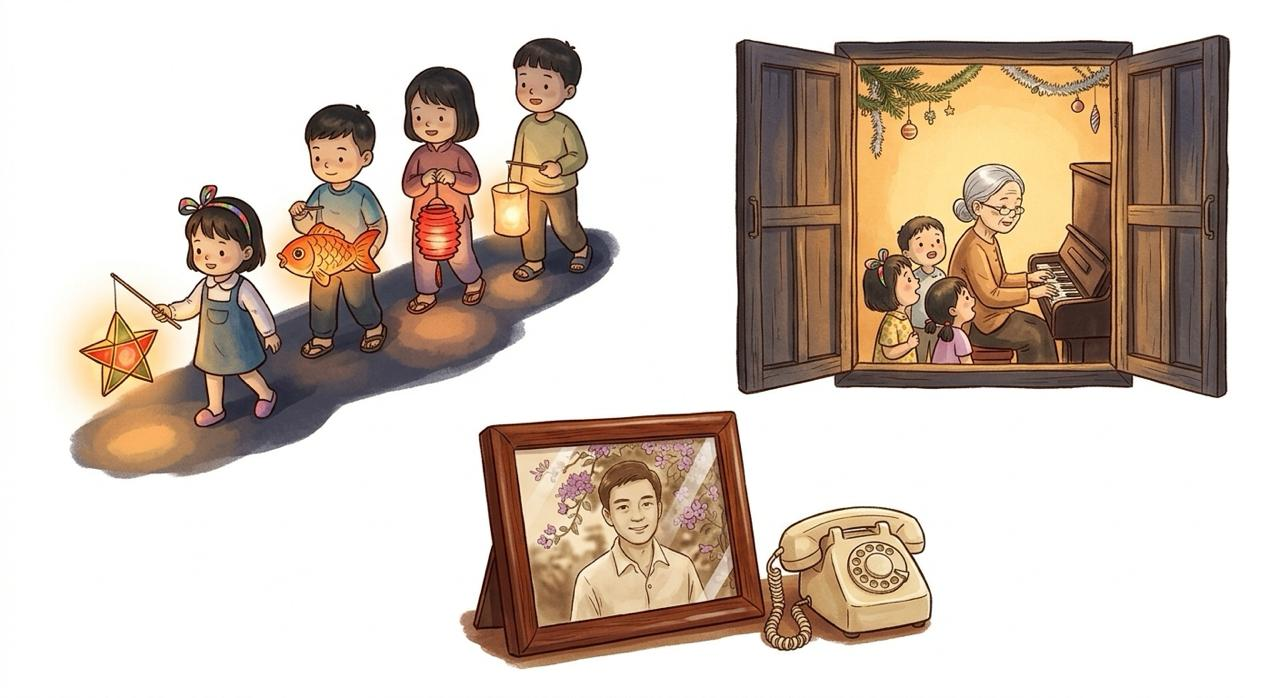
#> input picture src/vi_1128/optional3.jpg, 1280 x 698 px, found by its file name
$ python cut_optional3.py
#> lines starting #> are read from the running program, lines starting #| are printed output that depends on the picture; after the words box and inside, x2 and y2 are one past the last pixel; in counts of white or black regions, pixels touching at a corner belong together
# Vi 28/11 (src/vi_1128/optional3.jpg): the 3 optional pictures from the holiday split --
# tt_walk (the alley kids' lantern walk, led by bé Na), hanh_xmas (Ms Hạnh playing at her open window on Christmas Eve,
# kids singing), son_frame (bà's son's photo frame + the old telephone).
import sys
import cv2, numpy as np
G = sys.argv[1] if len(sys.argv) > 1 else '.'
im = cv2.imread(f'{G}/src/vi_1128/optional3.jpg')
#> im is the input picture: shape (698, 1280, 3); mean B, G, R 184.7, 196.3, 210.7
g = cv2.cvtColor(im, cv2.COLOR_BGR2GRAY); hsv = cv2.cvtColor(im, cv2.COLOR_BGR2HSV)
#> after `hsv = cv2.cvtColor(im, cv2.COLOR_BGR2HSV)`: hsv: shape (698, 1280, 3); mean H, S, V 13.7, 45.7, 211
def save(name, box, frac=0.02):
    x0, y0, x1, y1 = box
    fg = ((g[y0:y1, x0:x1] < 236) | (hsv[y0:y1, x0:x1, 1] > 18)).astype(np.uint8) * 255
    m = cv2.morphologyEx(fg, cv2.MORPH_CLOSE, np.ones((9, 9), np.uint8))
    cnts, _ = cv2.findContours(m, cv2.RETR_EXTERNAL, cv2.CHAIN_APPROX_SIMPLE)
    big = max(cv2.contourArea(c) for c in cnts)
    keep = np.zeros_like(m); cv2.drawContours(keep, [c for c in cnts if cv2.contourArea(c) > big * frac], -1, 255, -1)
    gg = g[y0:y1, x0:x1].astype(np.float32)
    a = np.clip((248 - gg) * 6 / 255, 0, 1)   # soft glow / shadow edges fade into the paper
    core = cv2.GaussianBlur(cv2.erode(keep, np.ones((7, 7), np.uint8)), (7, 7), 0).astype(np.float32) / 255
    m = (cv2.GaussianBlur(keep, (3, 3), 0).astype(np.float32) * np.maximum(a, core)).astype(np.uint8)
    out = cv2.cvtColor(im[y0:y1, x0:x1], cv2.COLOR_BGR2BGRA); out[..., 3] = m
    ys, xs = np.where(m > 20); out = out[ys.min():ys.max() + 1, xs.min():xs.max() + 1]
    cv2.imwrite(f'{G}/assets/{name}.png', out); print(name, out.shape[1], out.shape[0])
g[395:, 460:] = 255; hsv[395:, 460:, 1] = 0   # the photo frame's top edge sits below the walk: keep it out
#> after `g[395:, 460:] = 255`:
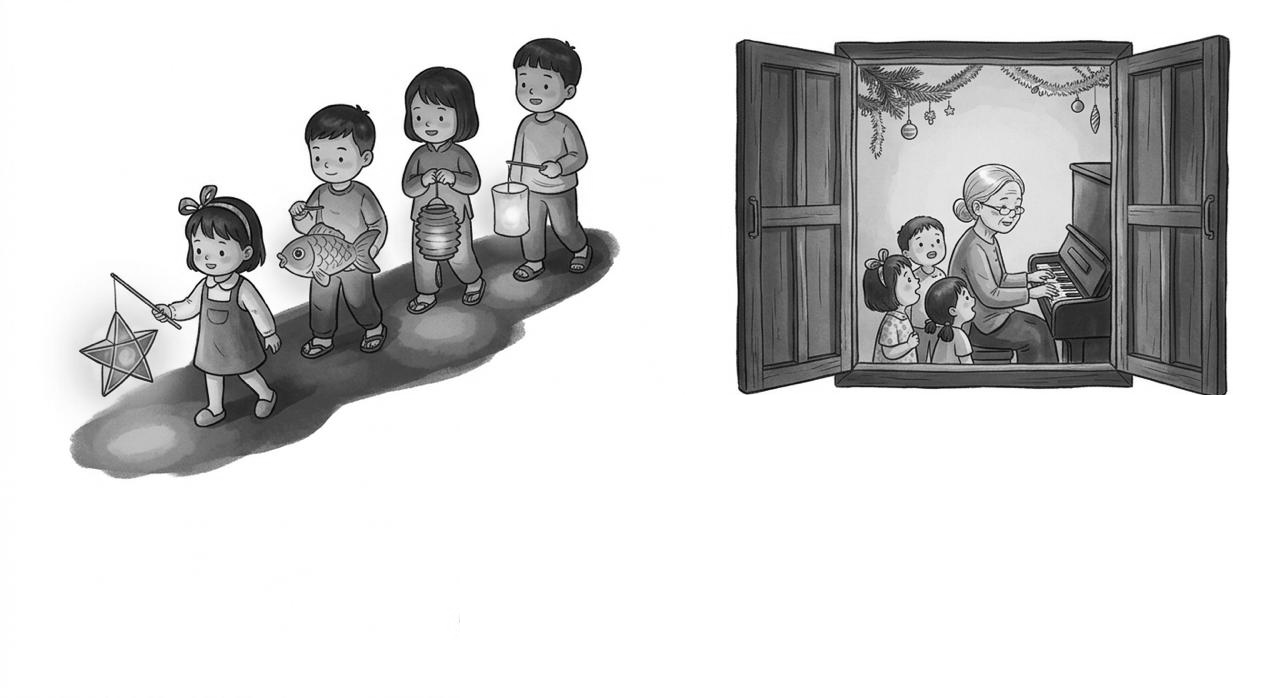
#> g: shape (698, 1280); min 0, max 255, mean 210.9
#> after `hsv[395:, 460:, 1] = 0`: hsv: shape (698, 1280, 3); mean H, S, V 13.7, 33.7, 211
save('tt_walk', (50, 25, 640, 490))
#> in save, `fg = ((g[y0:y1, x0:x1] < 236) | (hsv[y0:y1, x0:x1, 1] > 18)).astype(np..`:
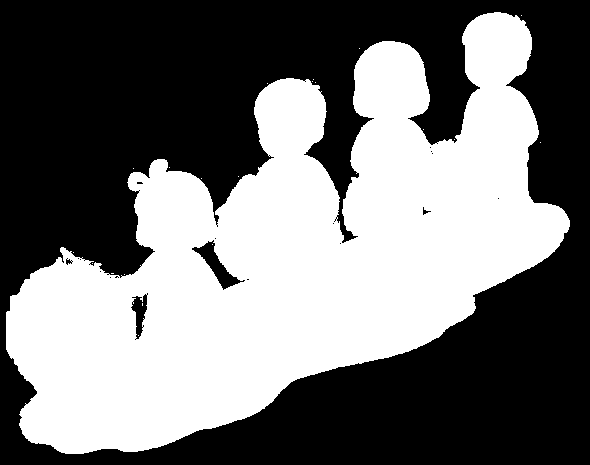
#> fg: shape (465, 590); 45.4% white; 21 white regions (20 under 20 px), largest, box (x1, y1, x2, y2) and area: (6, 12, 570, 454) 124607
#> in save, `m = cv2.morphologyEx(fg, cv2.MORPH_CLOSE, np.ones((9, 9), np.uint8))`: m: shape (465, 590); 46% white; 1 white region
#> in save, `cnts, _ = cv2.findContours(m, cv2.RETR_EXTERNAL, cv2.CHAIN_APPROX_SIMP..`: cnts = 1 contour; box (x1, y1, x2, y2) and area: (6, 12, 570, 454) 125701
#> in save, `big = max(cv2.contourArea(c) for c in cnts)`: big = 125701
#> in save, `cv2.drawContours(keep, [c for c in cnts if cv2.contourArea(c) > big * `: keep: shape (465, 590); 46.2% white; 1 white region, box (x1, y1, x2, y2) and area: (6, 12, 570, 454) 126807
#| tt_walk 563 442
g = cv2.cvtColor(im, cv2.COLOR_BGR2GRAY); hsv = cv2.cvtColor(im, cv2.COLOR_BGR2HSV)
save('hanh_xmas', (720, 25, 1245, 405))
#> call 2 of save, with name = 'hanh_xmas', box = (720, 25, 1245, 405), frac = 0.02
#> in save (call 2), `fg = ((g[y0:y1, x0:x1] < 236) | (hsv[y0:y1, x0:x1, 1] > 18)).astype(np..`:
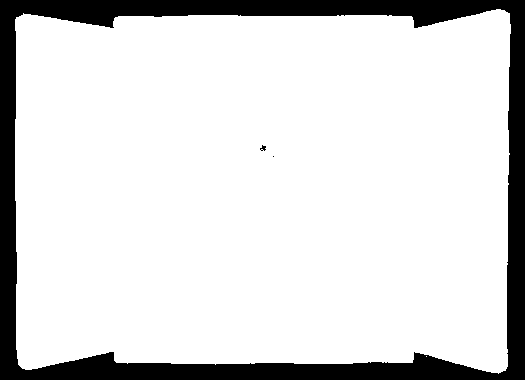
#> fg: shape (380, 525); 85.5% white; 3 black regions (1 under 20 px), largest, box (x1, y1, x2, y2) and area: (0, 0, 525, 380) 28991, (260, 145, 266, 151) 21
#> in save (call 2), `m = cv2.morphologyEx(fg, cv2.MORPH_CLOSE, np.ones((9, 9), np.uint8))`: m: shape (380, 525); 85.5% white; 1 black region
#> in save (call 2), `cnts, _ = cv2.findContours(m, cv2.RETR_EXTERNAL, cv2.CHAIN_APPROX_SIMP..`: cnts = 1 contour; box (x1, y1, x2, y2) and area: (15, 9, 511, 374) 169734
#> in save (call 2), `big = max(cv2.contourArea(c) for c in cnts)`: big = 169734
#> in save (call 2), `out[..., 3] = m`:
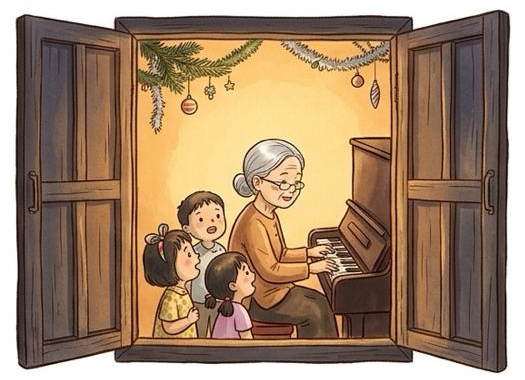
#> out: shape (380, 525, 4); mean B, G, R, A 107.7, 134, 161.6, 217.3
#| hanh_xmas 496 365
save('son_frame', (460, 400, 950, 670))
#> call 3 of save, with name = 'son_frame', box = (460, 400, 950, 670), frac = 0.02
#> in save (call 3), `fg = ((g[y0:y1, x0:x1] < 236) | (hsv[y0:y1, x0:x1, 1] > 18)).astype(np..`: fg: shape (270, 490); 64.2% white; 8 black regions (5 under 20 px), largest, box (x1, y1, x2, y2) and area: (0, 0, 490, 270) 46384, (0, 226, 59, 270) 994, (313, 160, 319, 167) 26
#> in save (call 3), `m = cv2.morphologyEx(fg, cv2.MORPH_CLOSE, np.ones((9, 9), np.uint8))`:
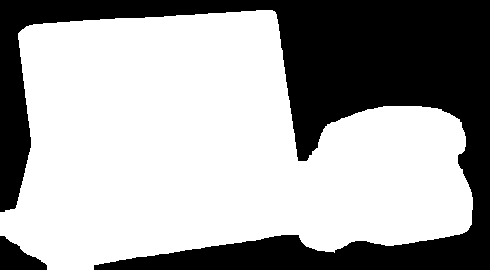
#> m: shape (270, 490); 64.4% white; 2 black regions
#> in save (call 3), `cnts, _ = cv2.findContours(m, cv2.RETR_EXTERNAL, cv2.CHAIN_APPROX_SIMP..`: cnts = 1 contour; box (x1, y1, x2, y2) and area: (0, 10, 473, 270) 84538
#> in save (call 3), `big = max(cv2.contourArea(c) for c in cnts)`: big = 84537.5
#> in save (call 3), `gg = g[y0:y1, x0:x1].astype(np.float32)`:
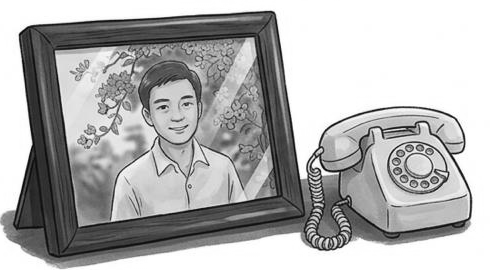
#> gg: shape (270, 490) float32; min 4, max 255, mean 176.9
#> in save (call 3), `out = out[ys.min():ys.max() + 1, xs.min():xs.max() + 1]`:
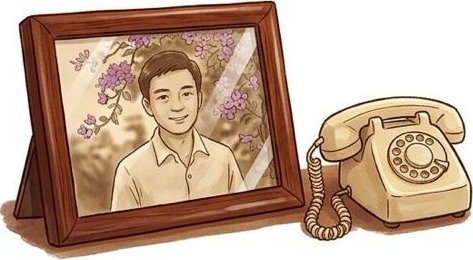
#> out: shape (260, 473, 4); mean B, G, R, A 144.4, 164.9, 193, 174.7
#| son_frame 473 260

$ run again, with src/vi_1128/buds3.jpg copied over src/vi_1128/optional3.jpg
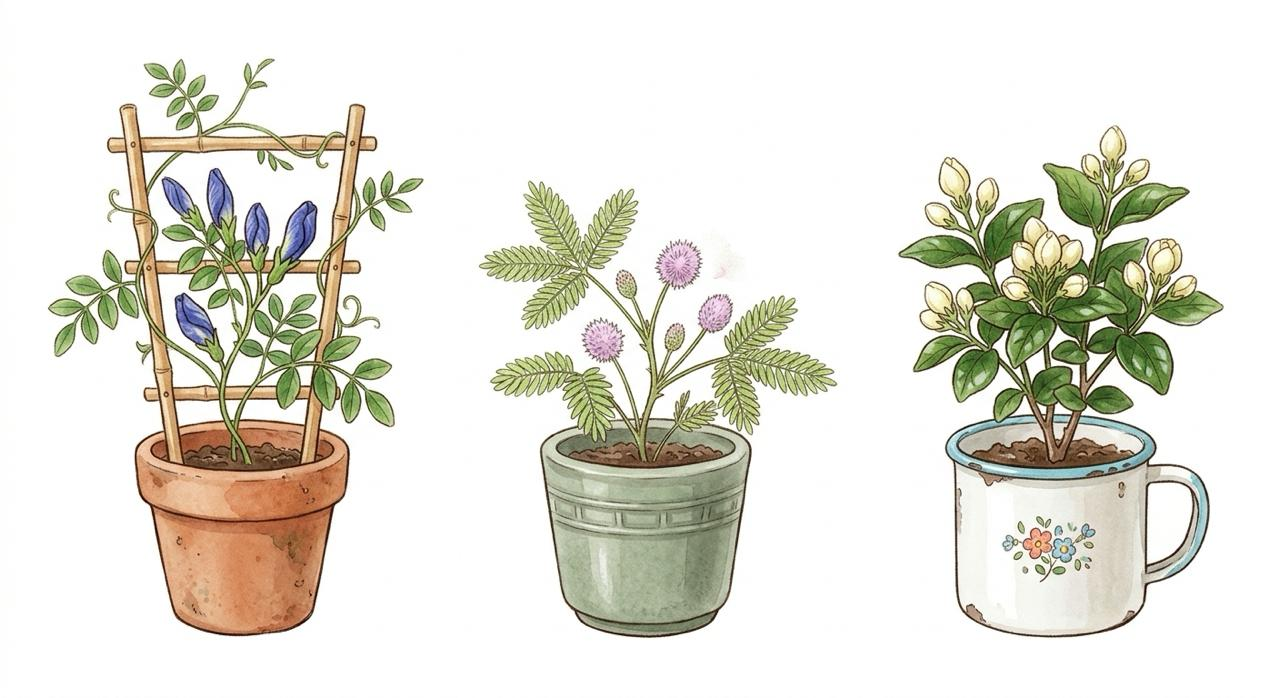
#> input picture src/vi_1128/buds3.jpg, 1280 x 698 px, found by its file name
#> im is the input picture: shape (698, 1280, 3); mean B, G, R 216.9, 226.8, 228.4
#> in save, `fg = ((g[y0:y1, x0:x1] < 236) | (hsv[y0:y1, x0:x1, 1] > 18)).astype(np..`:
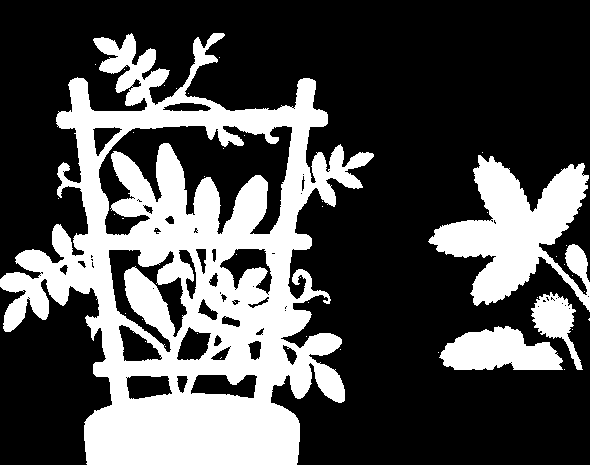
#> fg: shape (465, 590); 31.6% white; 44 white regions (40 under 20 px), largest, box (x1, y1, x2, y2) and area: (0, 33, 374, 465) 69179, (428, 155, 590, 312) 11921, (439, 326, 563, 370) 3767, (531, 292, 583, 370) 1646
#> cnts = 2 contours; box (x1, y1, x2, y2) and area: (0, 33, 374, 465) 91378, (428, 152, 590, 370) 18030
#> big = 91377.5
#> keep: shape (465, 590); 40.6% white; 2 white regions, box (x1, y1, x2, y2) and area: (0, 33, 374, 465) 92658, (428, 152, 590, 370) 18682
#| tt_walk 590 432
#> fg: shape (380, 525); 28.9% white; 32 white regions (28 under 20 px), largest, box (x1, y1, x2, y2) and area: (177, 100, 504, 380) 49787, (0, 269, 118, 380) 7355, (0, 268, 14, 306) 375, (0, 242, 6, 252) 38
#> cnts = 5 contours, 2 with area under 20; largest, box (x1, y1, x2, y2) and area: (177, 100, 504, 380) 53014, (0, 268, 118, 380) 7990, (0, 242, 6, 252) 42
#> keep: shape (380, 525); 31.2% white; 2 white regions, box (x1, y1, x2, y2) and area: (177, 100, 504, 380) 53909, (0, 268, 118, 380) 8236
#> gg: shape (380, 525) float32
#> a: shape (380, 525) float32
#> core: shape (380, 525) float32
#| hanh_xmas 504 280
#> fg: shape (270, 490); 32% white; 4 white regions (2 under 20 px), largest, box (x1, y1, x2, y2) and area: (79, 0, 301, 238) 42209, (484, 37, 490, 60) 85
#> cnts = 2 contours; box (x1, y1, x2, y2) and area: (79, 0, 301, 238) 42447, (484, 37, 490, 60) 64
#> big = 42447
#> keep: shape (270, 490); 32.4% white; 1 white region, box (x1, y1, x2, y2) and area: (79, 0, 301, 238) 42868
#> gg: shape (270, 490) float32
#> a: shape (270, 490) float32
#> core: shape (270, 490) float32
#> in save (call 3), `out = out[ys.min():ys.max() + 1, xs.min():xs.max() + 1]`:
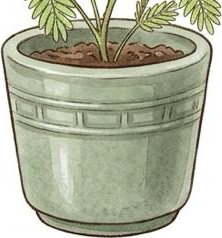
#> out: shape (238, 222, 4); mean B, G, R, A 156.3, 178.2, 175, 204.8
#| son_frame 222 238
